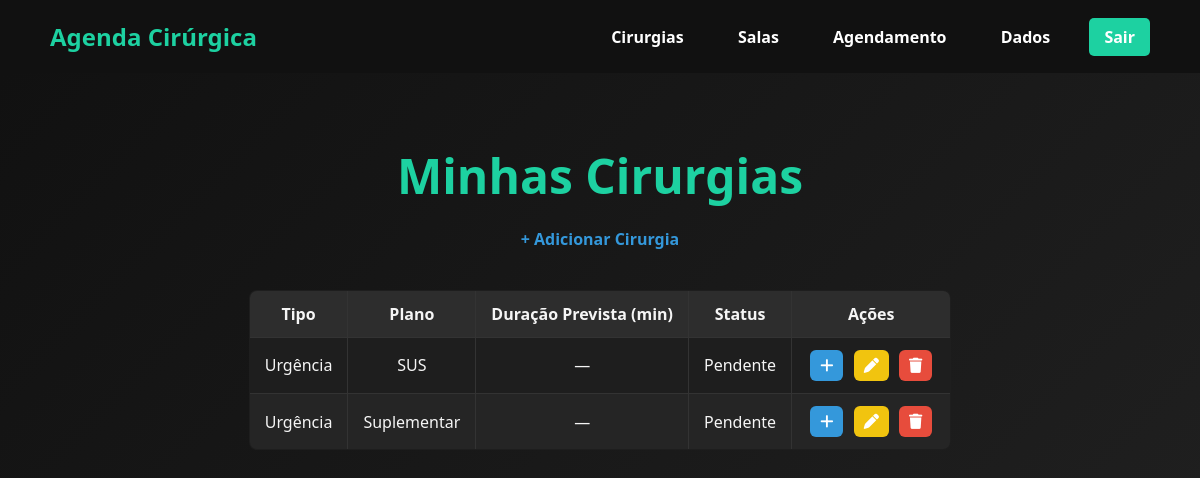
Before: /cirurgias (signed in) with the older database file.
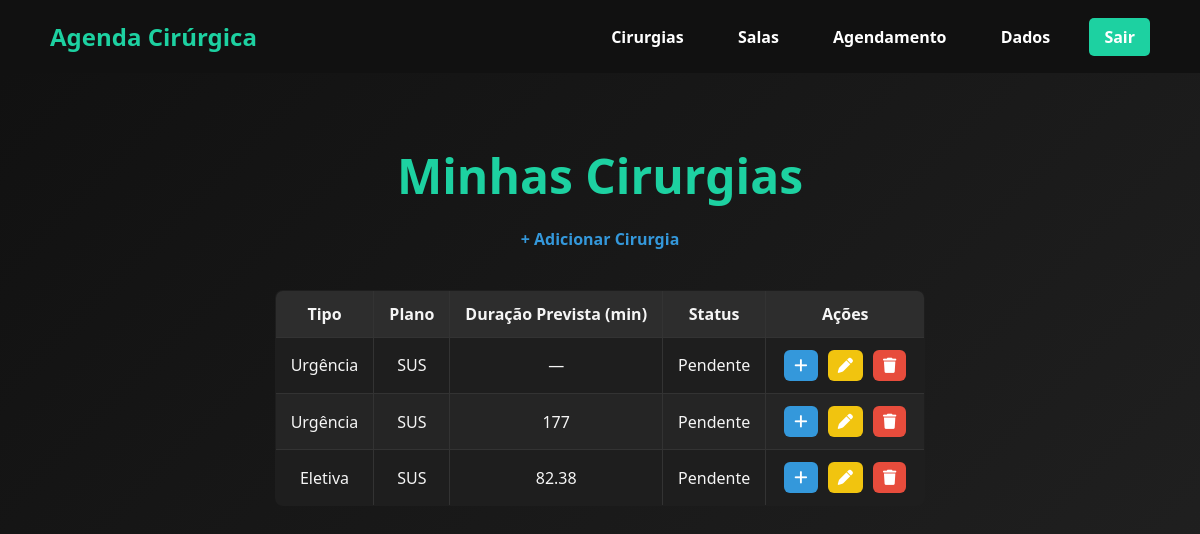
After: the same page with the newer database file.
### tables this page shows
CREATE TABLE cirurgias (
    id INTEGER PRIMARY KEY AUTOINCREMENT,
    usuario_id INTEGER NOT NULL,
    tipo TEXT NOT NULL,
    plano TEXT NOT NULL,
    duracao_prevista INTEGER,
    duracao_real INTEGER,
    status TEXT DEFAULT 'pendente',
    FOREIGN KEY (usuario_id) REFERENCES usuarios(id)
);

### routes/cirurgia.py (the view)
@bp_cirurgia.route("/cirurgias")
def listar_cirurgias_usuario():
    if "usuario_id" not in session:
        return redirect(url_for("usuario.pagina_login"))
    conn = sqlite3.connect(db_path)
    cursor = conn.cursor()
    cursor.execute("""
        SELECT id, tipo, plano, duracao_prevista, status
        FROM cirurgias
        WHERE usuario_id = ?
    """, (session["usuario_id"],))
    cirurgias = [
        {
            "id": row[0],
            "tipo": row[1],
            "plano": row[2],
            "duracao_prevista": row[3],
            "status": row[4]
        }
        for row in cursor.fetchall()
    ]
    conn.close()
    return render_template("cirurgias.html", cirurgias=cirurgias)

### templates/cirurgias.html (shortened to what this page needs)
<!DOCTYPE html>
<html lang="pt-BR">
<head>
    <link rel="stylesheet" href="{{ url_for('static', filename='style.css') }}">
    <link rel="stylesheet" href="https://cdnjs.cloudflare.com/ajax/libs/font-awesome/6.4.0/css/all.min.css">
</head>
<body>
    <nav class="navbar">
        <div class="logo">
            <a href="{{ url_for('usuario.home') }}" class="logo-link">Agenda Cirúrgica</a>
        </div>
        <div class="nav-links">
            <a href="{{ url_for('cirurgia.listar_cirurgias_usuario') }}" class="active">Cirurgias</a>
            <a href="#">Salas</a>
            <a href="#">Agendamento</a>
            <a href="#">Dados</a>
            <a href="{{ url_for('usuario.logout') }}" class="btn-primary">Sair</a>
        </div>
    </nav>
    <section class="hero">
        <div class="hero-content">
            <h1>Minhas Cirurgias</h1>
            <a href="{{ url_for('cirurgia.adicionar_cirurgia') }}" class="btn-link">
                + Adicionar Cirurgia
            </a>
            {% if cirurgias %}
            <table class="tabela-cirurgias">
                <thead>
                    <tr>
                        <th>Tipo</th>
                        <th>Plano</th>
                        <th>Duração Prevista (min)</th>
                        <th>Status</th>
                        <th>Ações</th>
                    </tr>
                </thead>
                <tbody>
                    {% for c in cirurgias %}
                    <tr>
                        <td>{{ c.tipo }}</td>
                        <td>{{ c.plano }}</td>
                        <td>{{ c.duracao_prevista if c.duracao_prevista else '—' }}</td>
                        <td>{{ c.status }}</td>
                        <td>
                            <a href="{{ url_for('cirurgia.ver_cirurgia', id=c.id) }}" class="btn-icon btn-view" title="Ver Detalhes">
                                <i class="fa-solid fa-plus"></i>
                            </a>
                            <a href="{{ url_for('cirurgia.editar_cirurgia', id=c.id) }}" class="btn-icon btn-edit" title="Editar">
                                <i class="fa-solid fa-pen"></i>
                            </a>
                            <a href="{{ url_for('cirurgia.excluir_cirurgia', id=c.id) }}" class="btn-icon btn-delete" title="Excluir" onclick="return confirm('Tem certeza que deseja excluir esta cirurgia?')">
                                <i class="fa-solid fa-trash"></i>
                            </a>
                        </td>
                    </tr>
                    {% endfor %}
                </tbody>
            </table>
            {% else %}
            <p class="sem-cirurgias">Você ainda não possui cirurgias cadastradas.</p>
            {% endif %}
        </div>
    </section>
</body>
</html>

### static/style.css (style rules this page uses)
body, html { margin: 0; padding: 0; font-family: 'Segoe UI', Tahoma, Geneva, Verdana, sans-serif; height: 100%; }
.navbar { display: flex; justify-content: space-between; align-items: center; padding: 20px 50px; background-color: #111; color: white; }
.navbar .logo { font-size: 24px; font-weight: bold; color: #1dd1a1; }
.navbar .nav-links a { color: white; margin-left: 20px; text-decoration: none; font-weight: bold; padding: 8px 15px; border-radius: 5px; transition: 0.3s; }
.navbar .nav-links .btn-primary { background-color: #1dd1a1; }
.hero { display: flex; flex-direction: column; justify-content: flex-start; align-items: center; padding: 30px 50px; min-height: calc(100vh - 80px); background: linear-gradient(135deg, #111, #222); color: white; text-align: center; }
.hero-content h1 { font-size: 48px; margin-bottom: 20px; color: #1dd1a1; }
.logo-link { text-decoration: none; color: #1dd1a1; font-weight: bold; }
.btn-link { display: inline-block; color: #1dd1a1; text-decoration: underline; font-weight: bold; margin-bottom: 20px; transition: 0.3s; }

### templates/cirurgias.html (style rules this page uses)
.tabela-cirurgias { width: 100%; border-collapse: collapse; margin-top: 25px; background-color: #1e1e1e; color: #f5f5f5; border: 1px solid #333; border-radius: 8px; overflow: hidden; }
.tabela-cirurgias th, .tabela-cirurgias td { border: 1px solid #333; padding: 12px 15px; text-align: center; }
.tabela-cirurgias th { background-color: #2d2d2d; font-weight: bold; }
.tabela-cirurgias tr:nth-child(even) { background-color: #252525; }
.btn-icon { color: #fff; border: none; padding: 8px 10px; margin: 0 3px; border-radius: 6px; cursor: pointer; transition: 0.3s; text-decoration: none; display: inline-flex; align-items: center; justify-content: center; font-size: 0.95em; }
.btn-view { background-color: #3498db; }
.btn-edit { background-color: #f1c40f; }
.btn-delete { background-color: #e74c3c; }
.btn-link { color: #3498db; text-decoration: none; font-weight: bold; margin-bottom: 15px; display: inline-block; }
h1 { margin-bottom: 10px; }

Changed rows visible on the page:
removed cirurgias: tipo "Urgência", plano "Suplementar", duracao_prevista "—", status "Pendente"
added cirurgias: tipo "Urgência", plano "SUS", duracao_prevista "177", status "Pendente"
added cirurgias: tipo "Eletiva", plano "SUS", duracao_prevista "82.38", status "Pendente"
